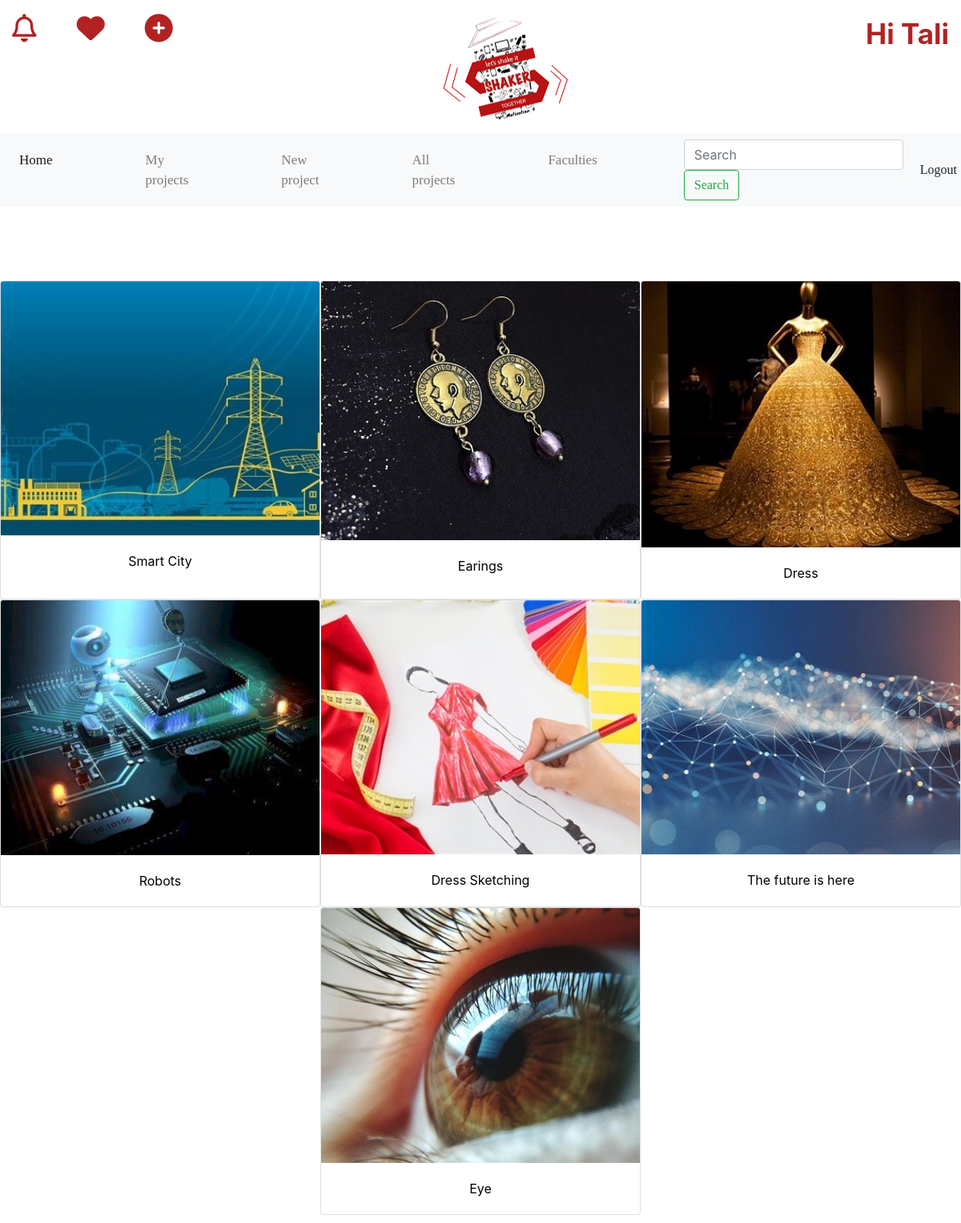
/homepage/ (signed in), run on the app's committed database.
### projects/models.py (models this page shows)
class Project(models.Model):
    user_id = models.ForeignKey(User, on_delete=models.CASCADE) #relationship 1:n (user:todos)
    dateCreated = models.DateField(auto_now_add=True) #automatic
    fullName = models.CharField(max_length=70)
    email = models.EmailField(max_length=254)
    phone = models.CharField(max_length=10)
    projectName = models.CharField(max_length=70)
    keyWord = models.CharField(max_length=70)
    description = models.TextField(blank=True)
    imgUrl = models.FileField(upload_to='proj')
    fasion = models.BooleanField(default=False) #true or false
    art = models.BooleanField(default=False) #true or false
    chemical = models.BooleanField(default=False) #true or false
    jewellery = models.BooleanField(default=False) #true or false
    graphic = models.BooleanField(default=False) #true or false
    electronic = models.BooleanField(default=False) #true or false
    software = models.BooleanField(default=False) #true or false
    industrial = models.BooleanField(default=False) #true or false
    Textil  = models.BooleanField(default=False) #true or false

### projects/views.py (the view)
# urls.py: path('homepage/',views.homepage, name="homepage"),
@login_required
def homepage(request):
    projects = Project.objects.all()
    return render(request, 'projects/index.html', {'projects': projects})

### projects/templates/projects/index.html (shortened to what this page needs)
{% load static %}
<!DOCTYPE html>
<html lang="en">
<head>
  <link rel ="stylesheet" href="{% static 'projects/css/style.css' %}">
  <link rel="stylesheet" href="https://stackpath.bootstrapcdn.com/bootstrap/4.5.0/css/bootstrap.min.css">
</head>
<body>
  <header>
    <a href="#" id="logo" ></a>
      <ul class="headerIcons">
        <li><a href="#" class="far fa-bell"></a>
          <a href="#" class="fas fa-heart"></a>
        <a href="/createNewProject" class="fas fa-plus-circle"></a></li>
      </ul>
    {% if user.is_authenticated %}
      <div class="greeting">
        <span><b>Hi {{user.username}}</b></span>
      </div>
    {% else %}
      <a href="/Login">Login</a>
      <a href="/register">Register</a>
    {% endif %}
  </header>
  <nav class="navbar navbar-expand-lg navbar-light bg-light">
    <div class="collapse navbar-collapse" id="navbarSupportedContent">
      <ul class="navbar-nav mr-auto">
        <li class="nav-item active">
          <a class="nav-link" href="#">Home <span class="sr-only">(current)</span></a>
        </li>
        <li class="nav-item">
          <a class="nav-link" href="/myprojects">My projects</a>
        </li>
        <li class="nav-item">
          <a class="nav-link" href="/createNewProject">New project</a>
        </li>
        <li class="nav-item">
          <a class="nav-link" href="/allprojects">All projects</a>
        </li>
        <li class="nav-item">
          <a class="nav-link" href="/allfaculties">Faculties</a>
        </li>
      </ul>
      <form class="form-inline my-2 my-lg-0" action="#" method="GET">
        <input class="form-control mr-sm-2" type="search" placeholder="Search" aria-label="Search">
        <button class="btn btn-outline-success my-2 my-sm-0" type="submit">Search</button>
      </form>
      <form action="{% url 'logoutuser' %}" method="POST">
          <button class="btn btn-light logoutButton" type='submit'>Logout</button>
      </form>
    </div>
  </nav>
  <br><br><br>
  {% if user.is_authenticated %}
    <main class="main-wrapper">
      {% for project in projects %}
        <div class="card" id={{project.id}} style="width: 25rem">
          <a href="/project/{{ project.id }}/about">
          {% if project.imgUrl %}
            <img class="card-img-top" src="{{project.imgUrl.url}}" alt="{{project.projectName}}" title="{{project.projectName}}">
          {% endif %}
          <div class="card-body">
            <p class="card-text">{{project.projectName}}</p>
          </div>
          </a>
        </div>
      {% endfor %}
    </main>
  {% endif %}
</body>
</html>

### projects/static/projects/css/style.css (style rules this page uses)
* { margin: 0; padding: 0; }
header, article,main,footer,section,nav,ul,div,a,li { display: block; }
header { height: 150px; width: 100%; }
.headerIcons a { position: relative; float: left; margin-top: 2px; font-size: 35px; color: firebrick; letter-spacing: 50px; }
.headerIcons { margin-left: 15px; }
.greeting { position: relative; float: right; font-size: 35px; color: firebrick; display: flex; margin-right: 15px; }
#logo { position: absolute; width: 15%; height: 140px; background-image: url(../media/images/logo.png); background-repeat: no-repeat; background-position: center; left: 45%; }
.nav-link { font-size: 17px; font-family: Cambria, Cochin, Georgia, Times, 'Times New Roman', serif; margin-right: 100px; }
.navbar { position: relative; }
nav button { font-family: Cambria, Cochin, Georgia, Times, 'Times New Roman', serif; font-size: 17px; }
.main-wrapper { position: relative; flex-wrap: wrap; display: flex; top: 20px; margin-bottom: 30px; text-align: center; justify-content: space-evenly; }
.main-wrapper a, .project-container a { color:black; }
img { position: relative; max-width:100%; height:auto; }

### data on the page
Project: imgUrl (picture), projectName "Smart City"
Project: imgUrl (picture), projectName "Earings"
Project: imgUrl (picture), projectName "Dress"
Project: imgUrl (picture), projectName "Robots"
Project: imgUrl (picture), projectName "Dress Sketching"
Project: imgUrl (picture), projectName "The future is here"
Project: imgUrl (picture), projectName "Eye"

### other printed values
{{ user.username }} "Tali"
